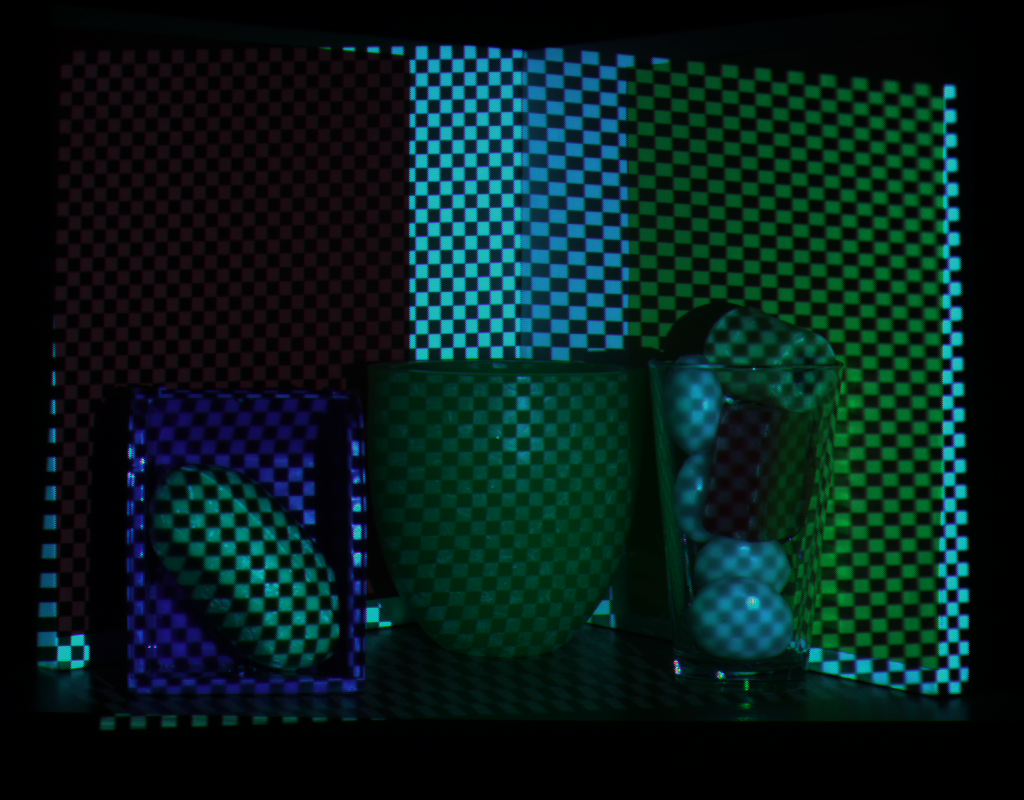
%> input picture hw/hw2/HW2/data/q1/scene1/shift_0_0.png, 1024 x 800 px; its folder holds 3 pictures in this run
$ octave q1Script.m   (GNU Octave 9; MATLAB toolbox functions it lacks are replaced by stand-ins)
%> lines starting %> are read from the running program, lines starting %| are printed output that depends on the picture
### hw/hw2/HW2/matlab/separateGlobalDirect.m
function [globalImg directImg] = separateGlobalDirect(dirname)
%> called with dirname = '../data/q1/scene1'

imglist = dir(sprintf('%s/*.png', dirname));

img = double(imread(sprintf('%s/%s', dirname, imglist(1).name)))/255;
[m n] = size(img);
%> m = 800; n = 3072
minImg = img;
maxImg = img;

assert(numel(imglist)>=2);

for i = 2:numel(imglist)
    [path imgname dummy] = fileparts(imglist(i).name);
    img = double(imread(sprintf('%s/%s', dirname, imglist(i).name)))/255;
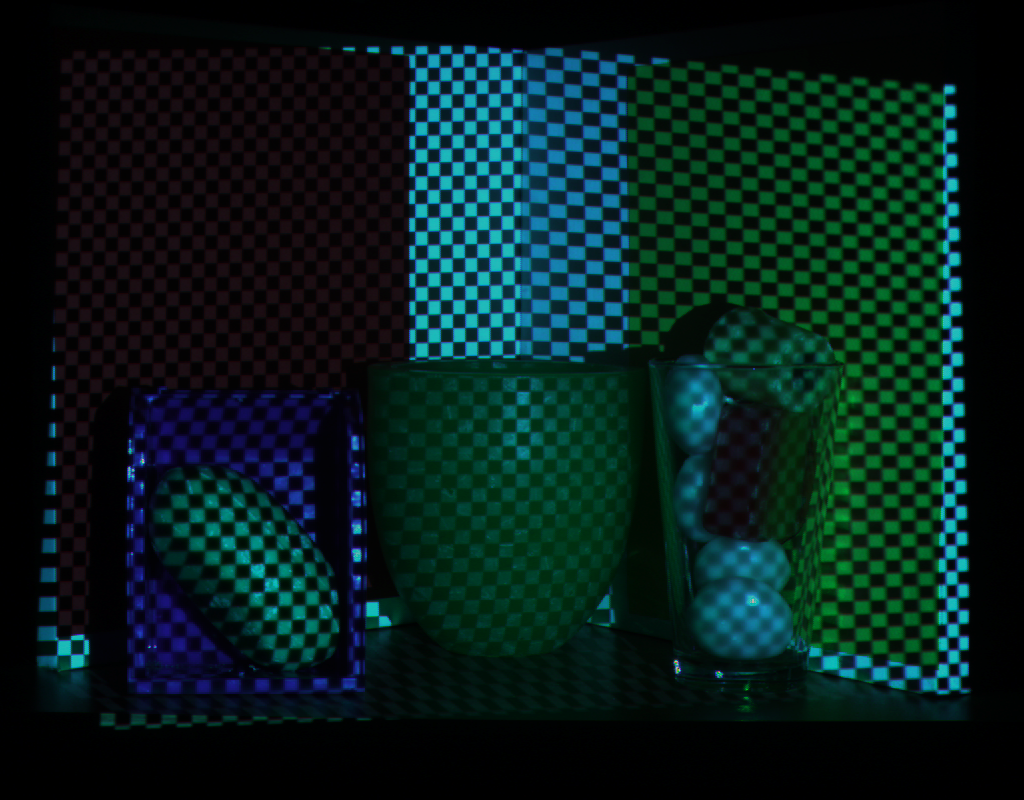
%> input picture hw/hw2/HW2/data/q1/scene1/shift_0_1.png, 1024 x 800 px

    minImg = min(img, minImg);
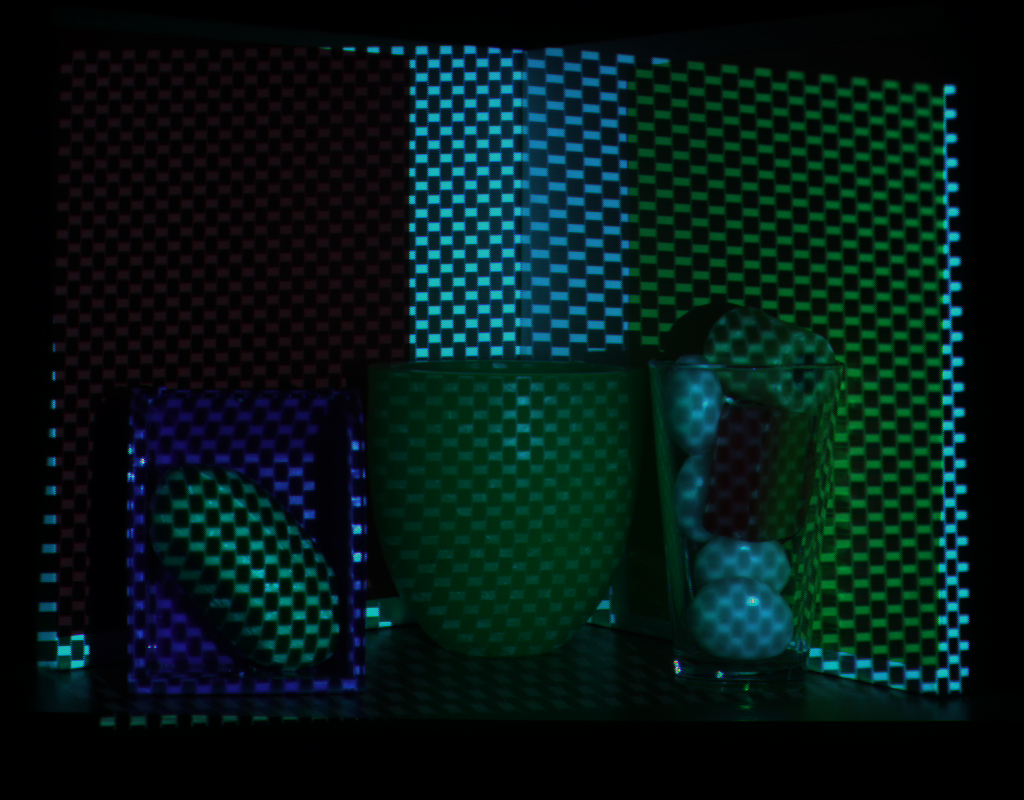
%> minImg: size 800x1024x3 double; mean R, G, B 0.0182, 0.0954, 0.0882
    maxImg = max(img, maxImg);
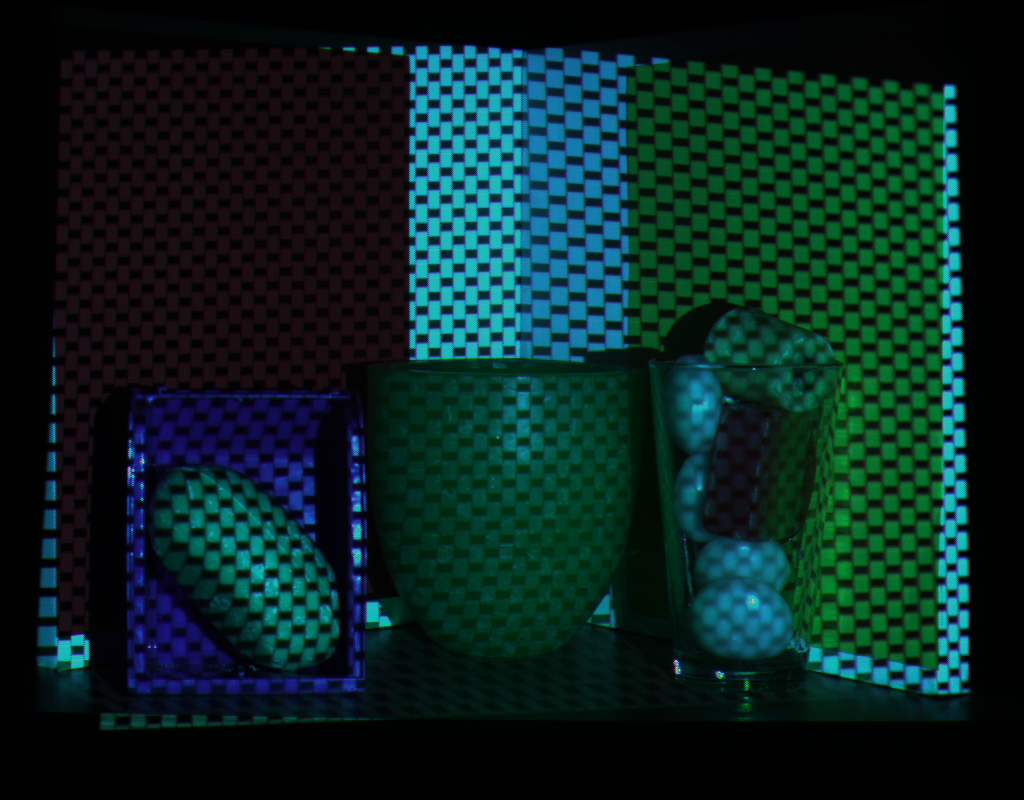
%> maxImg: size 800x1024x3 double; mean R, G, B 0.0324, 0.143, 0.135
end
%> pass 2 of the loop in separateGlobalDirect, `for i = 2:numel(imglist)`:
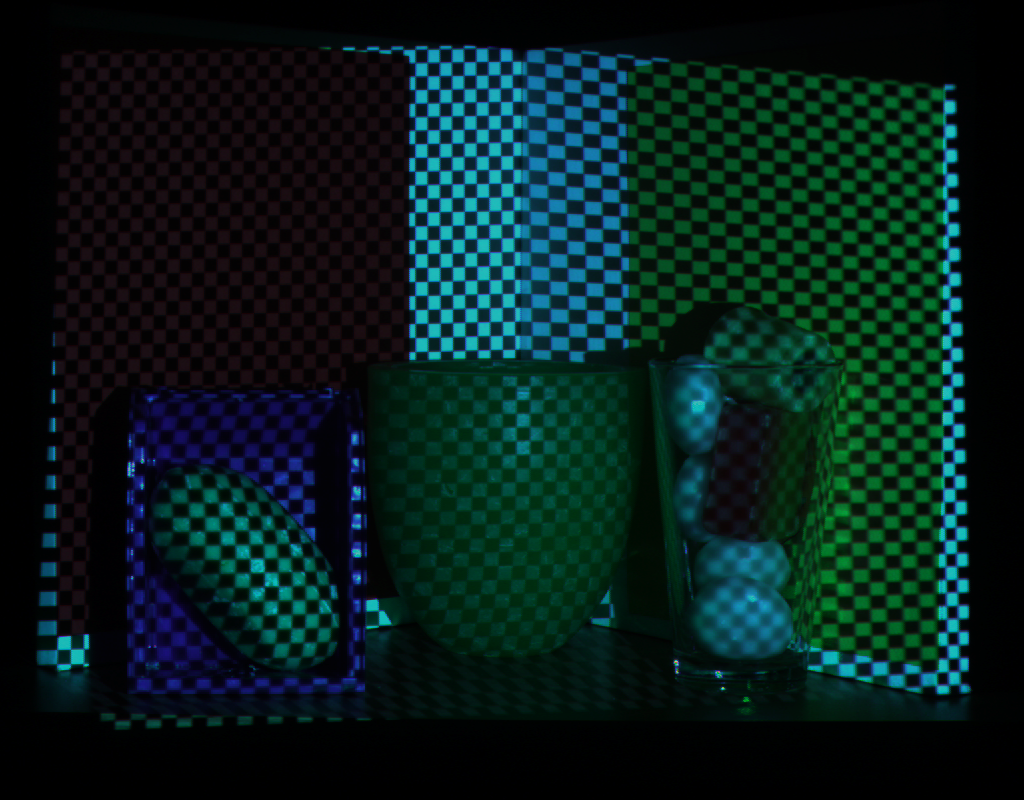
%> input picture hw/hw2/HW2/data/q1/scene1/shift_0_2.png, 1024 x 800 px
%> in separateGlobalDirect, `minImg = min(img, minImg);`:
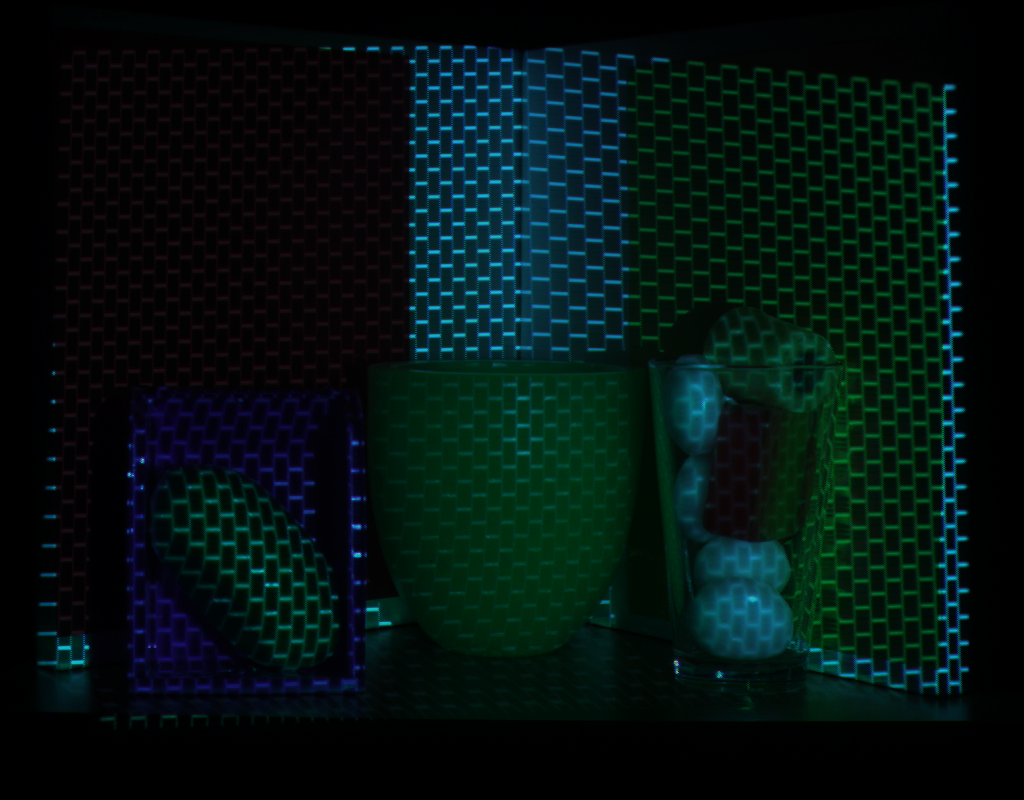
%> minImg: size 800x1024x3 double; mean R, G, B 0.0132, 0.0724, 0.0663
%> in separateGlobalDirect, `maxImg = max(img, maxImg);`:
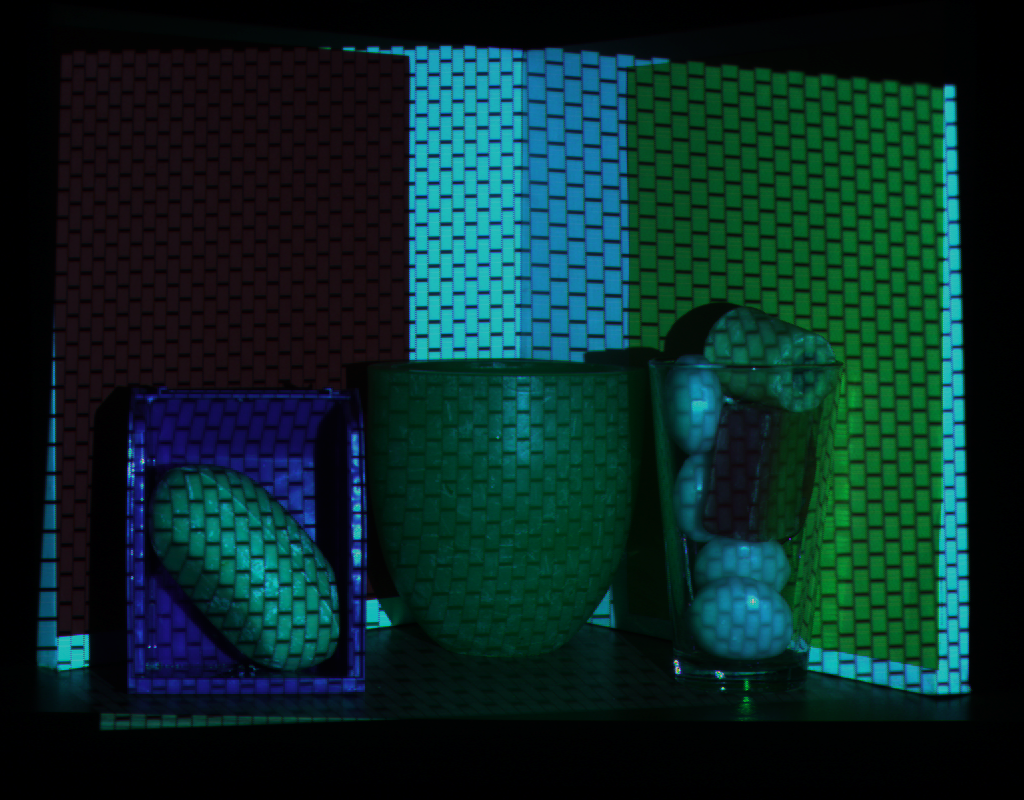
%> maxImg: size 800x1024x3 double; mean R, G, B 0.0384, 0.165, 0.157

globalImg = 2*minImg;
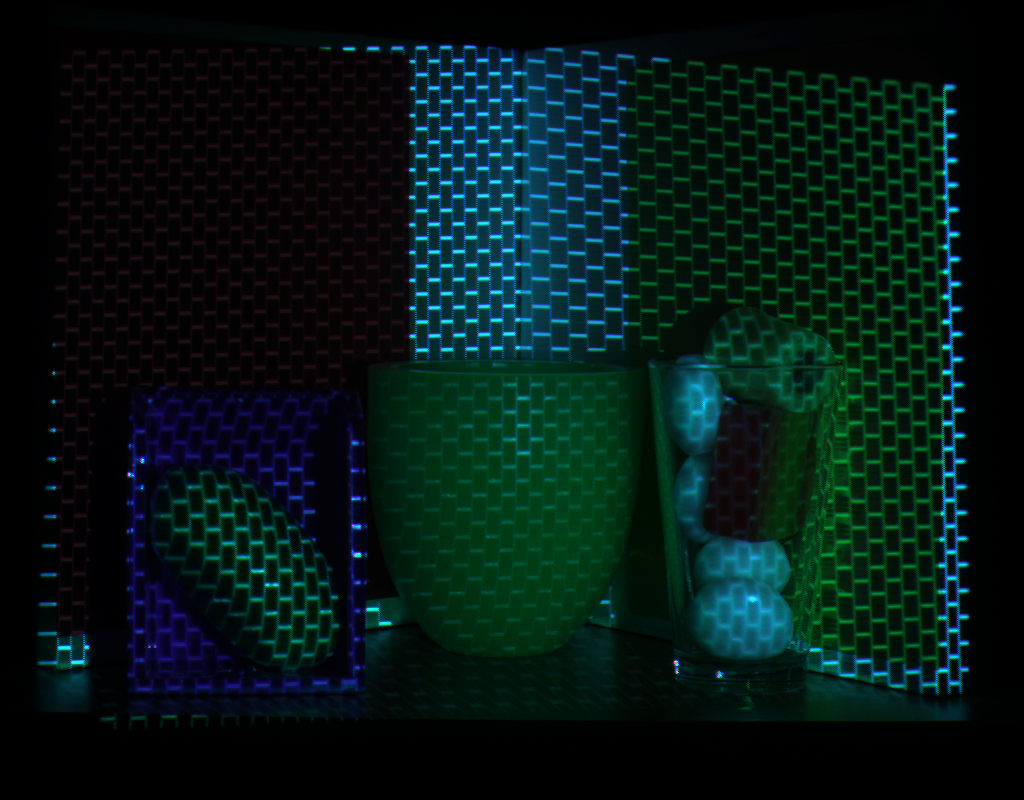
%> globalImg: size 800x1024x3 double; mean R, G, B 0.0264, 0.145, 0.133; drawn with min black and max white
directImg = maxImg - minImg;
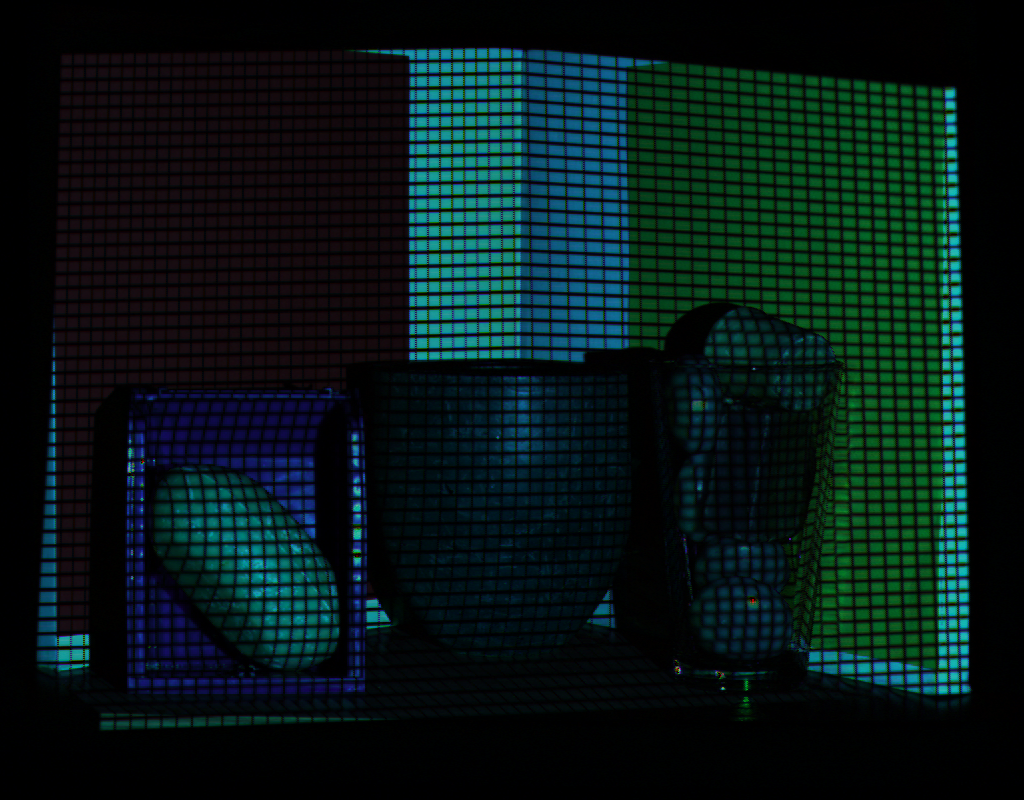
%> directImg: size 800x1024x3 double; mean R, G, B 0.0252, 0.0931, 0.0902

end

### hw/hw2/HW2/matlab/q1Script.m
datadir = '../data/q1';
resultdir = '../result/q1';

if(~exist(resultdir,'dir'))
    mkdir(resultdir);
end

[g1 d1] = separateGlobalDirect(sprintf('%s/scene1', datadir));
[g2 d2] = separateGlobalDirect(sprintf('%s/scene2', datadir));
%> call 2 of separateGlobalDirect, with dirname = '../data/q1/scene2'
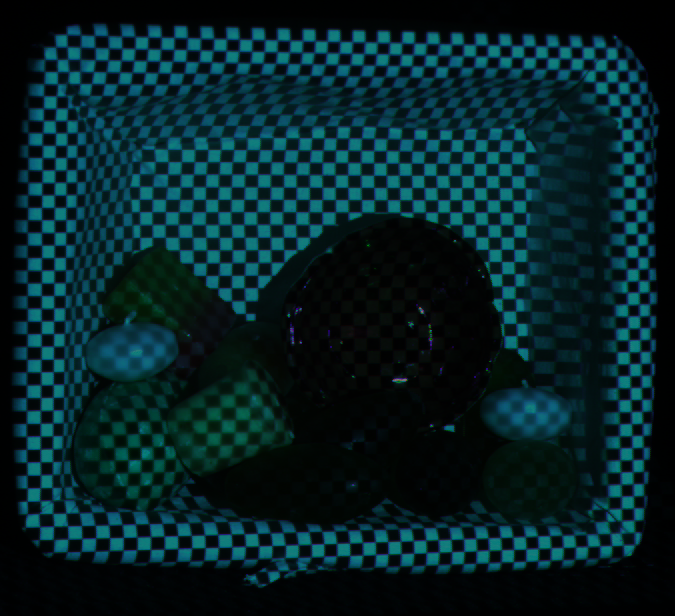
%> input picture hw/hw2/HW2/data/q1/scene2/shift_0_0.png, 675 x 616 px
%> the run ends on the next line
